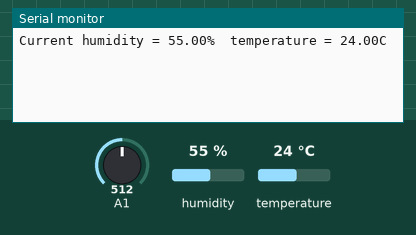
The sketch below on a simulated Arduino Uno, built with avr-gcc and run on an emulated ATmega328P. On the bench: the last lines printed to the serial monitor. The inputs (shaded band) are chosen by the test bench; at power-on: humidity 55 %, A1 = 512, temperature 24 °C. The modem accepts every AT command (registered, SIM ready, sends succeed) and sends nothing else.

Above: at 2.7 s.
2.8 s: humidity set to 22 %
At 7.9 s:
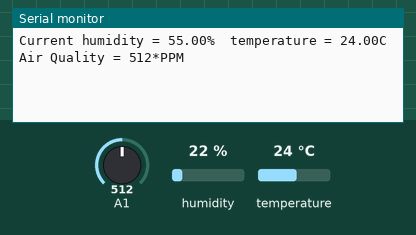
16.8 s: A1 set to 716
At 21.3 s:
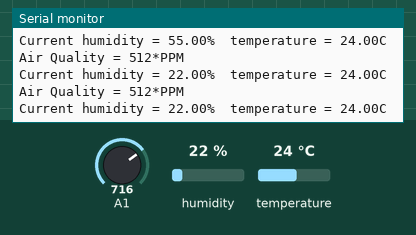
26.0 s: temperature set to 12 °C
At 29.9 s:
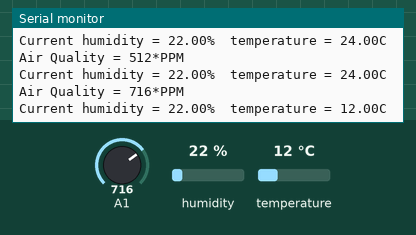
35.2 s: A1 set to 900
At 39.6 s:
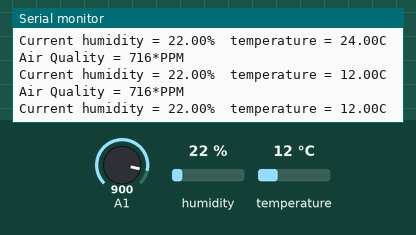
44.4 s: humidity set to 40 %
At 48.3 s:
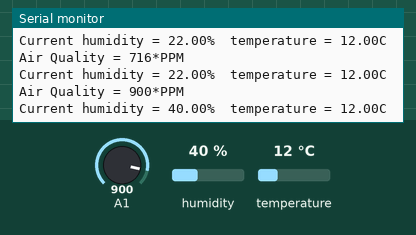
Timing chart, 0 to 49.8 s (numbered marks = the images above; inputs shaded):
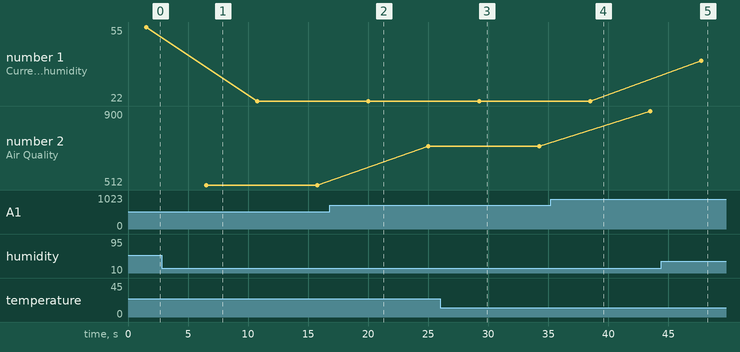

Measured:
- after the input at 26.0 s, the serial monitor: prints a new line after 3.3 s (image 3)
- after the input at 44.4 s, the serial monitor: prints a new line after 3.3 s (image 5)
- plotted number 1: 55 → 22 after the input at 2.8 s, 22 → 40 after the input at 44.4 s
- plotted number 2: 512 → 716 after the input at 16.8 s, 716 → 900 after the input at 35.2 s

The sketch:

temp_gas.ino
```cpp
#include <dht.h>
#define dht_apin A0
#include <SoftwareSerial.h>

SoftwareSerial mySerial(9, 10);
 dht DHT;
int airquality = 0;

 void setup(){
  mySerial.begin(9600);
 Serial.begin(9600);
  delay(500);
  delay(1000);
 }
 void loop(){
     DHT.read11(dht_apin);
    Serial.print("Current humidity = ");
    Serial.print(DHT.humidity);
    Serial.print("%  ");
    Serial.print("temperature = ");
    Serial.print(DHT.temperature);
    Serial.println("C  ");
    delay(5000);//Wait 5 seconds before accessing sensor again.
    int sensorValue = analogRead(A1);
  Serial.print("Air Quality = ");
  Serial.print(sensorValue);
  Serial.print("*PPM");
  Serial.println();

  mySerial.println("AT+CMGF=1");
     delay(1000);
     mySerial.println("AT+CMGS=\"+919182508705\"\r");
     delay(1000);

     mySerial.print("Current humidity = ");
    mySerial.print(DHT.humidity);
    mySerial.print("%  ");
    mySerial.print("temperature = ");
    mySerial.print(DHT.temperature);
    mySerial.println("C  ");
    mySerial.print("Air Quality = ");
  mySerial.print(sensorValue);
  mySerial.print("*PPM");

         delay(100);
     mySerial.println((char)26);
      delay(1000);

  delay(1000);
}
```
